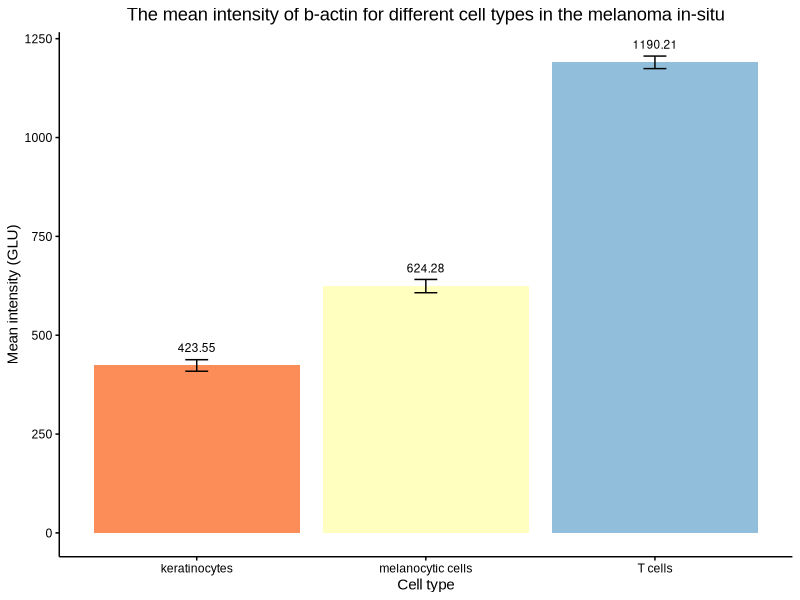
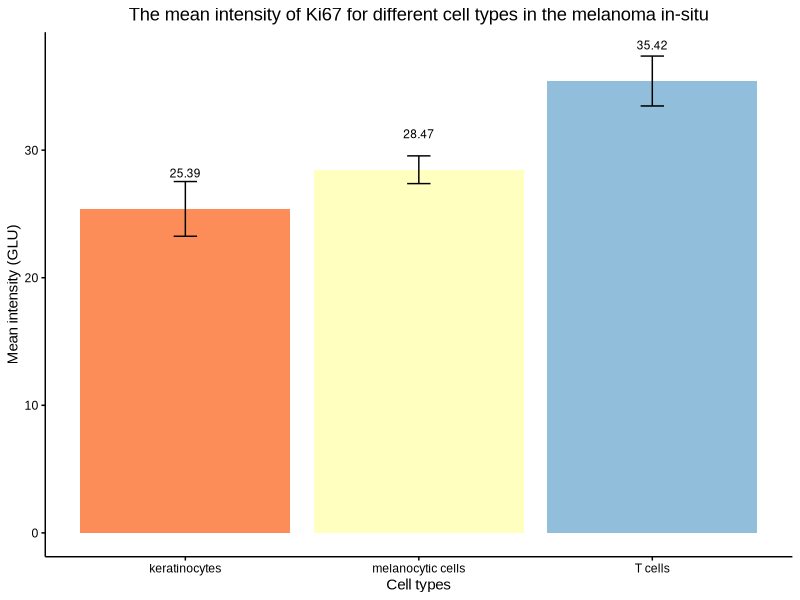

Generate these figures, in order, with R:
library(ggplot2)
data_b_actin <- data.frame(
  Category = c("melanocytic cells", "T cells", "keratinocytes"),
  Percentage = c(624.2780613, 1190.212841, 423.5521486 ),
  sd =c(567.9825423, 704.0720782,497.4337263),
  sem = c(16.81481777, 15.86295194, 14.54260796))

data_Ki67 <- data.frame(
  Category = c("melanocytic cells", "T cells", "keratinocytes"),
  Percentage = c(28.46572033, 35.41805499,25.3937145),
  sd =c(36.73101161,86.81821683, 73.3753488),
  sem = c(1.087401849, 1.956040076, 2.145147936))

# Set theme
theme_jwmin <- function() {
  theme_minimal() +
    theme(
      panel.grid.major = element_blank(),
      panel.grid.minor = element_blank(),
      axis.text = element_text(color = "black"),
      panel.background = element_rect(fill = "transparent", colour = NA),
      plot.background = element_rect(fill = "transparent", colour = NA) ,
      plot.title = element_text(hjust = 0.5),
      text = element_text(family = "Arial"),
      axis.text.x = element_text(color = "black"),
      axis.text.y = element_text(color = "black"),
      axis.line = element_line(colour = "black"),
      axis.ticks = element_line(),
      legend.position = "None"
    )
}

# Set color palette
MY_color=c("#fc8d59", "#ffffbf", "#91bfdb")

# Create the bar graph
plot <- ggplot(data_b_actin, aes(x = Category, y = Percentage, fill = Category)) +
  geom_bar(stat = "identity", position = position_dodge(width = 0.5)) +
  geom_errorbar(aes(ymin=Percentage-sem, ymax=Percentage+sem), width=.1,
                position=position_dodge(.9))+
  geom_text(aes(label = sprintf("%.2f", Percentage)), 
            position = position_dodge(width = 0.9), vjust = -1.5, size = 3) +
labs(title = "The mean intensity of b-actin for different cell types in the melanoma in-situ",
       x = "Cell type",
       y = "Mean intensity (GLU)") + theme_jwmin() + scale_fill_manual(values=MY_color)

# Export an editable plot
save_pdf <- function(g, filename, width=10, height=10) {
  filepath <- paste0("~/Editable_plot/", filename)
  ggsave(plot=g, filename=filepath, width=width, height=height, bg="transparent",
         units="in", device=cairo_pdf)
}

save_pdf(plot, "The_mean_intensity_of_b-actin_MIS.pdf")

plot1 <- ggplot(data_Ki67, aes(x = Category, y = Percentage, fill = Category)) +
  geom_bar(stat = "identity", position = position_dodge(width = 0.9)) +
  geom_errorbar(aes(ymin=Percentage-sem, ymax=Percentage+sem), width=.1,
                position=position_dodge(.9))+
  geom_text(aes(label = sprintf("%.2f", Percentage)), 
            position = position_dodge(width = 0.9), vjust = -3.5, size = 3) +
  theme(axis.text.x = element_text(angle = 45, hjust = 1, size = 10), plot.title = element_text(hjust = 0.5)) +
  labs(title = "The mean intensity of Ki67 for different cell types in the melanoma in-situ",
       x = "Cell types",
       y = "Mean intensity (GLU)") + theme_jwmin() + scale_fill_manual(values=MY_color)

# Export an editable plot
save_pdf <- function(g, filename, width=10, height=10) {
  filepath <- paste0("~/Editable_plot/", filename)
  ggsave(plot=g, filename=filepath, width=width, height=height, bg="transparent",
         units="in", device=cairo_pdf)
}

save_pdf(plot1, "The_mean_intensity_of_Ki67_MIS.pdf")